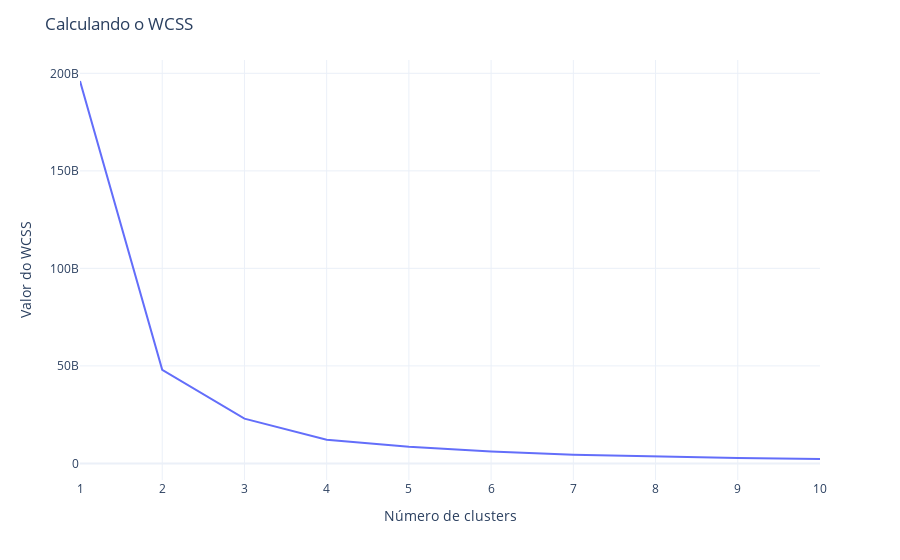

The cell this chart's notebook holds for it:
### Code cell
grafico_wcss = px.line( x=range(1,11),
                       y=wcss_BMI
                       )
fig = go.Figure(grafico_wcss)

fig.update_layout(title = "Calculando o WCSS",
                  xaxis_title = "Número de clusters",
                  yaxis_title = "Valor do WCSS",
                  template = "plotly_white"
                  )
fig.show()

### Figure 1 — Plotly figure (JSON) as saved in the notebook; plotly's stock layout.template omitted (floating-point values rounded to 4 significant figures)
{"data": [{"hovertemplate": "x=%{x}<br>y=%{y}<extra></extra>", "legendgroup": "", "line": {"color": "#636efa", "dash": "solid"}, "marker": {"symbol": "circle"}, "mode": "lines", "name": "", "orientation": "v", "showlegend": false, "type": "scatter", "x": [1, 2, 3, 4, 5, 6, 7, 8, 9, 10], "xaxis": "x", "y": [196100000000.0, 48010000000.0, 22970000000.0, 12120000000.0, 8545000000.0, 6167000000.0, 4436000000.0, 3499000000.0, 2777000000.0, 2259000000.0], "yaxis": "y"}], "layout": {"legend": {"tracegroupgap": 0}, "margin": {"t": 60}, "title": {"text": "Calculando o WCSS"}, "xaxis": {"anchor": "y", "domain": [0, 1], "title": {"text": "Número de clusters"}}, "yaxis": {"anchor": "x", "domain": [0, 1], "title": {"text": "Valor do WCSS"}}}}
